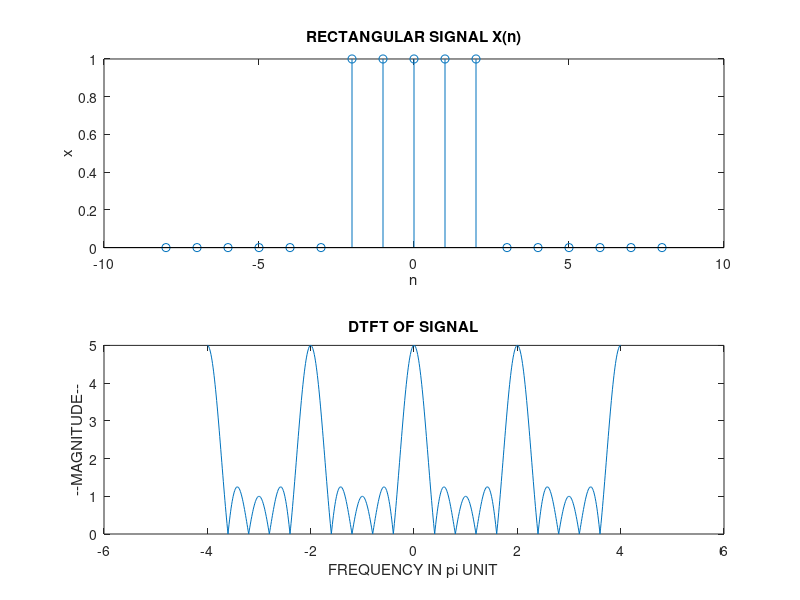

Reproduce this figure in MATLAB.
clc; clear all; close all;
n=-2:2;
x=ones(1,5);
k=-400:400;
w=(pi/100)*k;
X=x*(exp(-j*pi/100)).^(n'*k);
magX=abs(X);
figure;
subplot(2,1,1);
stem(-8:8,[zeros(1,6) x zeros(1,6)]);
xlabel('n');
ylabel('x');
title('RECTANGULAR SIGNAL X(n)');
subplot(2,1,2);
plot(w/pi,magX);
xlabel('FREQUENCY IN pi UNIT');
ylabel('--MAGNITUDE--');
title('DTFT OF SIGNAL');